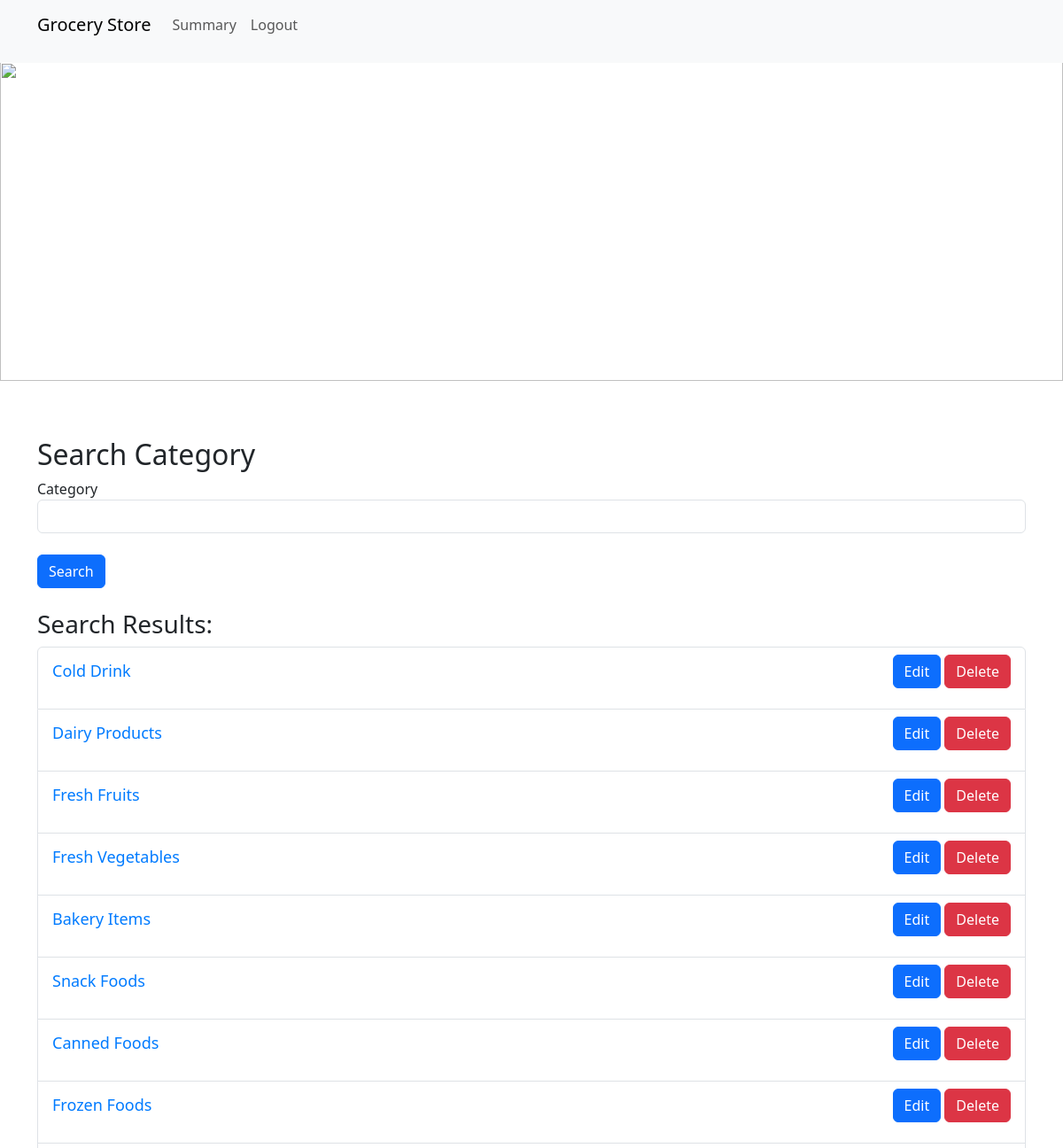
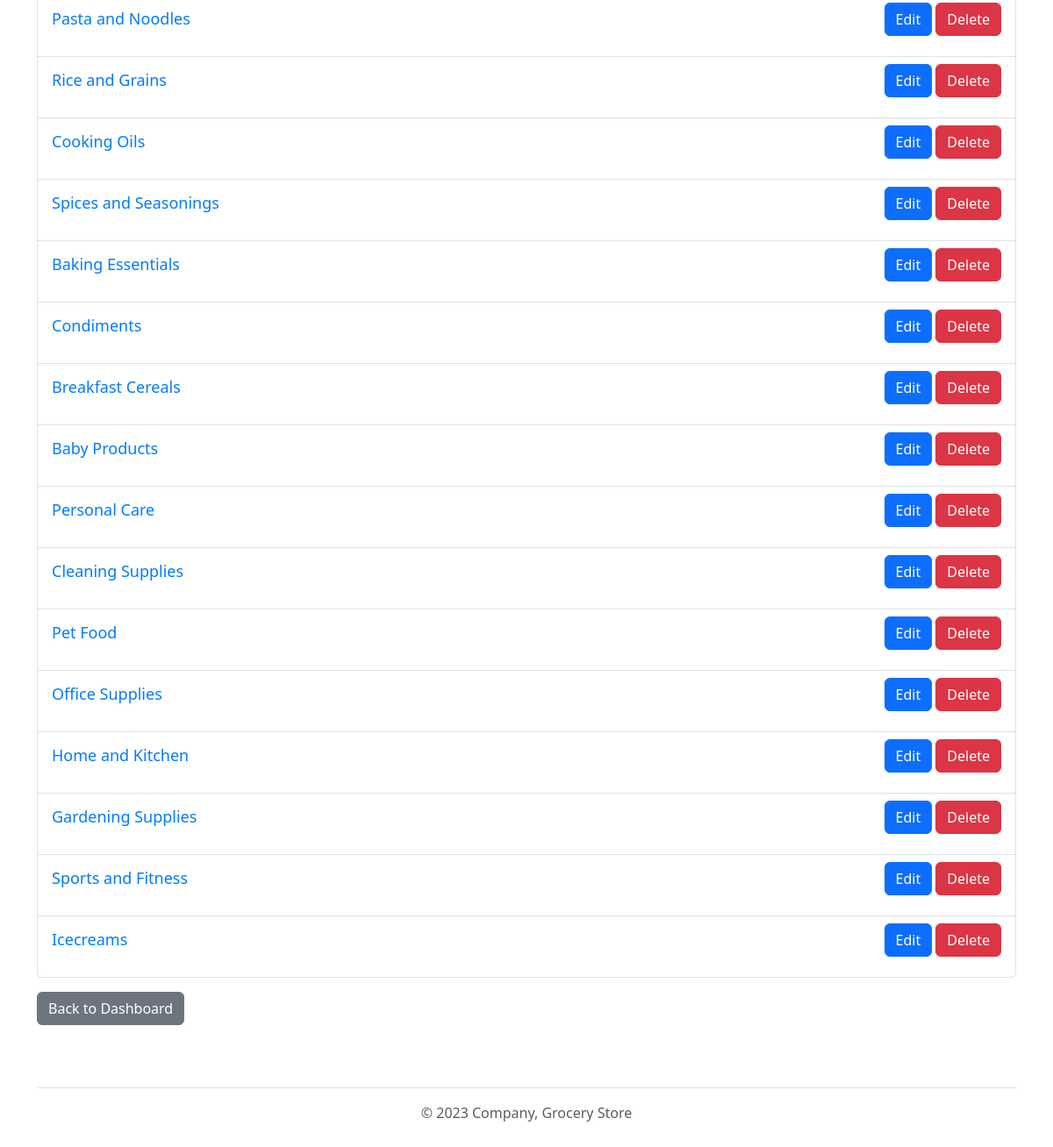
Page /admin_search_section (signed in) on the committed database (2 pictures, top to bottom).
### application/models.py (models this page shows)
class Sections(db.Model):
    __tablename__ = "sections"
    section_id = db.Column(db.Integer, primary_key=True, autoincrement=True)
    section_name = db.Column(db.String(200), nullable=False)

### application/controllers.py (the view)
@app.route("/admin_search_section", methods=["GET", "POST"])
@login_required
def admin_search_section():
    form=SearchForm()
    if request.method == "POST":
        category = request.form.get("category")
        if category:
            sections = Sections.query.filter(Sections.section_name.ilike(f'%{category}%')).all()
        else:
            sections = Sections.query.all()
    else:
        sections = Sections.query.all()
    return render_template('admin_search_section.html', sections=sections, form=form)

### application/forms.py
class SearchForm(FlaskForm):
    category = StringField("Category", validators=[])
    name = StringField("Name", validators=[])
    price = FloatField("Price", validators=[NumberRange(min=0, message="Price must be greater than or equal to 0.")])
    manufacture_date = DateField("Manufacture Date")
    expiry_date = DateField("Expiry Date")
    submit = SubmitField("Search")

### application/controllers.py (called while the page is built)
@login_manager.user_loader
def load_user(user_id):
    return Users.query.get(int(user_id))

### templates/admin_search_section.html (shortened to what this page needs)
<!DOCTYPE html>
<html>
<head>
    <link href="https://cdn.jsdelivr.net/npm/bootstrap@5.3.0/dist/css/bootstrap.min.css" rel="stylesheet">
    <link rel="stylesheet" type="text/css" href="{{ url_for('static', filename='styles.css') }}">
</head>
<body>
    {% include 'admin_header.html' %}
    {% include 'banner.html' %}
    <div class="container mt-5">
        <h2>Search Category</h2>
        <form method="POST" action="{{ url_for('admin_search_section') }}">
            <div class="form-group">
                {{ form.category.label }}
                {{ form.category(class="form-control") }}
            </div>
            <br>
            <button type="submit" class="btn btn-primary">Search</button>
        </form>
        <br>
        <h3>Search Results:</h3>
        <ul class="list-group">
            {% for section in sections %}
            <li class="list-group-item">
                <div class="d-flex justify-content-between align-items-center">
                    <div>
                        <a href="{{ url_for('manage_products', section_id=section.section_id) }}">{{ section.section_name }}</a>
                    </div>
                    <div>
                        <a href="{{ url_for('edit_section', section_id=section.section_id) }}" class="btn btn-primary">Edit</a>
                        <a href="{{ url_for('delete_section', section_id=section.section_id) }}" class="btn btn-danger" onclick="return confirm('Are you sure you want to delete this section?')">Delete</a>
                    </div>
                </div>
            </li>
            {% endfor %}
        </ul>
        <p><a href="{{ url_for('admin_dashboard') }}" class="btn btn-secondary mt-3">Back to Dashboard</a></p>
    </div>
    {% include 'footer.html' %}
</body>
</html>

### static/styles.css (style rules this page uses)
body { padding-top: 70px; }
a { display: block; text-align: center; font-size: 18px; margin-bottom: 15px; text-decoration: none; color: #007bff; }

### rows in the picture
Sections: section_name "Cold Drink"
Sections: section_name "Dairy Products"
Sections: section_name "Fresh Fruits"
Sections: section_name "Fresh Vegetables"
Sections: section_name "Bakery Items"
Sections: section_name "Snack Foods"
Sections: section_name "Canned Foods"
Sections: section_name "Frozen Foods"
Sections: section_name "Pasta and Noodles"
Sections: section_name "Rice and Grains"
Sections: section_name "Cooking Oils"
Sections: section_name "Spices and Seasonings"
Sections: section_name "Baking Essentials"
Sections: section_name "Condiments"
Sections: section_name "Breakfast Cereals"
Sections: section_name "Baby Products"
Sections: section_name "Personal Care"
Sections: section_name "Cleaning Supplies"
Sections: section_name "Pet Food"
Sections: section_name "Office Supplies"
Sections: section_name "Home and Kitchen"
Sections: section_name "Gardening Supplies"
Sections: section_name "Sports and Fitness"
Sections: section_name "Icecreams"
